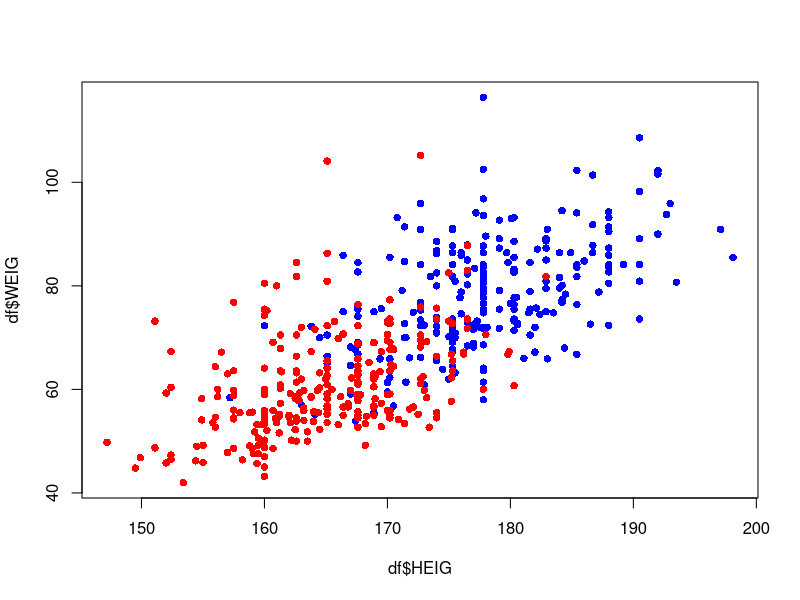

Generate this figure with R:
## ---- chunk 1
library(tidyverse)
library(readxl)
library(caret)
## ---- chunk 2
df <- read_excel('body.xls', col_names = FALSE)
colnames(df)<-(c("BIAC","BIIL","BITRO","CHEST1","CHEST2","ELBOW","WRIST", "KNEE","ANKLE","SHOUL","CHESTG",
                 "WAISTG","NAVEL","HIP","GLUTE","BICEP", "FLOREA","KNEEG","CALF","ANKLEG","WRISTG","AGE",
                 "WEIG","HEIG","GEN"))
any(is.na(df))

df %>% group_by(GEN) %>% summarise(median(WEIG)) -> medianas

df %>% filter(GEN == 0) %>% select(WEIG) -> weig_0
df %>% filter(GEN == 1) %>% select(WEIG) -> weig_1

weig_0 <- as.vector(weig_0$WEIG)
weig_1 <- as.vector(weig_1$WEIG)

B = 5000

estmed_0 <- replicate(B, median(sample(weig_0, length(weig_0), replace = TRUE)))
sdHat_0 <- sqrt(mean((estmed_0 - mean(estmed_0))^2))


estmed_1 <- replicate(B, median(sample(weig_1, length(weig_1), replace = TRUE)))
sdHat_1 <- sqrt(mean((estmed_1 - mean(estmed_1))^2))

### Intervalos de confianza para la mediana 0 y 1, usando el TCL, de nivel 0.95

intervalo1_boot_0 <- c(median(weig_0) - 1.96*sdHat_0, median(weig_0) + 1.96*sdHat_0)
intervalo1_boot_1 <- c(median(weig_1) - 1.96*sdHat_1, median(weig_1) + 1.96*sdHat_1)

### Intervalos de confianza para la mediana 0 y 1, usando el metodo bootstrap percentil, de nievl 0.95

intervalo2_boot_0 <- c(quantile(estmed_0, 0.025), quantile(estmed_0, 0.975))
intervalo2_boot_1 <- c(quantile(estmed_1, 0.025), quantile(estmed_1, 0.975))

### Grafico posible para el 2

colores <- c('red', 'blue')
plot(df$HEIG,df$WEIG, col = colores[as.factor(df$GEN)], pch = 16)
